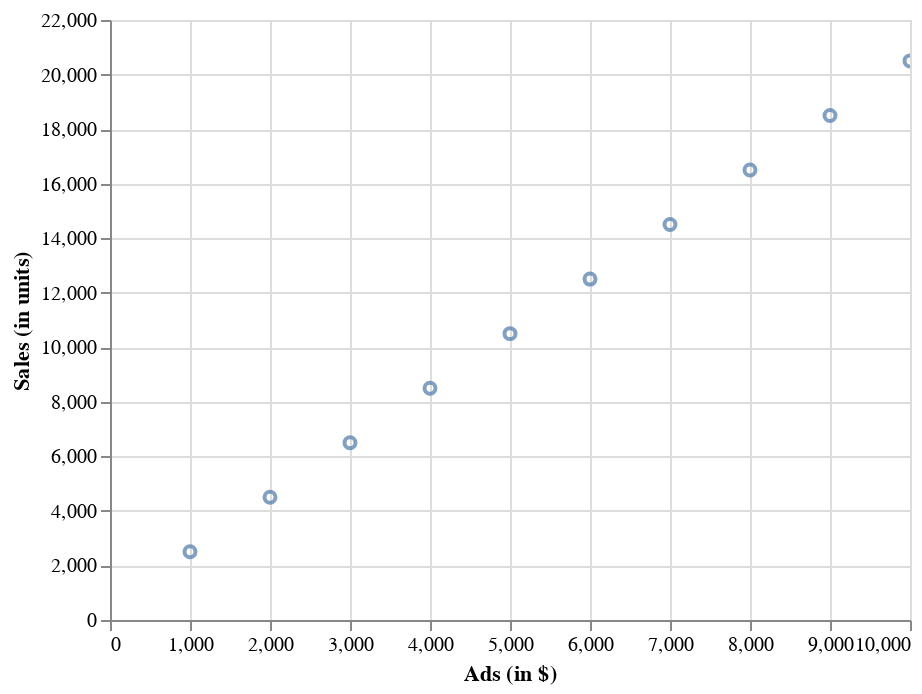

Write notebook code for a chart like this one.
### Markdown cell above
## Analysis

Show the relationship between the variables:

### Code cell
chart = alt.Chart(df).mark_point().encode(
   x=alt.X('ads', axis=alt.Axis(title='Ads (in $)')),
   y=alt.Y('sales', axis=alt.Axis(title="Sales (in units)")),
   tooltip=['ads', 'sales']
).interactive()

chart

### Figure 1 — Vega-Lite specification as saved in the notebook (floating-point values rounded to 4 significant figures)
{"config": {"view": {"continuousWidth": 400, "continuousHeight": 300}}, "data": {"name": "data-f926378e94df973e31740dd0ff4004df"}, "mark": "point", "encoding": {"tooltip": [{"field": "ads", "type": "quantitative"}, {"field": "sales", "type": "quantitative"}], "x": {"axis": {"title": "Ads (in $)"}, "field": "ads", "type": "quantitative"}, "y": {"axis": {"title": "Sales (in units)"}, "field": "sales", "type": "quantitative"}}, "selection": {"selector001": {"type": "interval", "bind": "scales", "encodings": ["x", "y"]}}, "$schema": "https://vega.github.io/schema/vega-lite/v4.17.0.json", "datasets": {"data-f926378e94df973e31740dd0ff4004df": [{"sales": 2500, "ads": 1000}, {"sales": 4500, "ads": 2000}, {"sales": 6500, "ads": 3000}, {"sales": 8500, "ads": 4000}, {"sales": 10500, "ads": 5000}, {"sales": 12500, "ads": 6000}, {"sales": 14500, "ads": 7000}, {"sales": 16500, "ads": 8000}, {"sales": 18500, "ads": 9000}, {"sales": 20500, "ads": 10000}]}}
